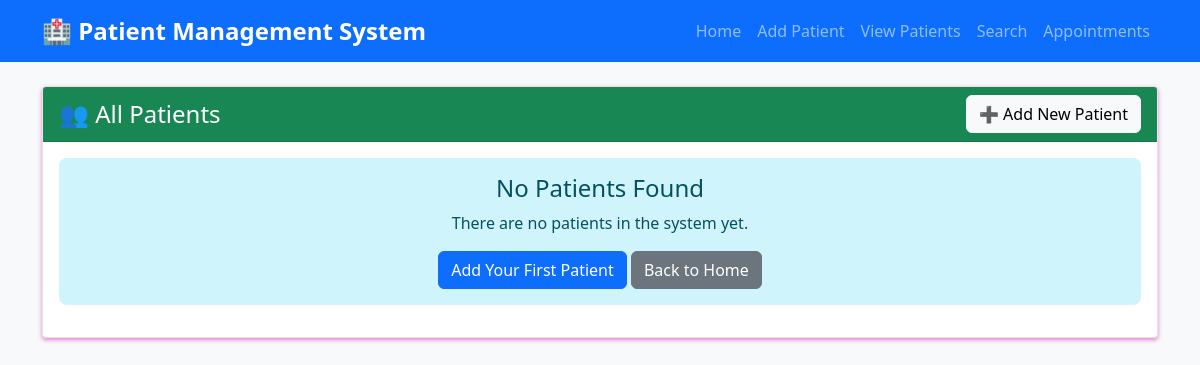
/view_patients, run on an earlier commit of the app's database.
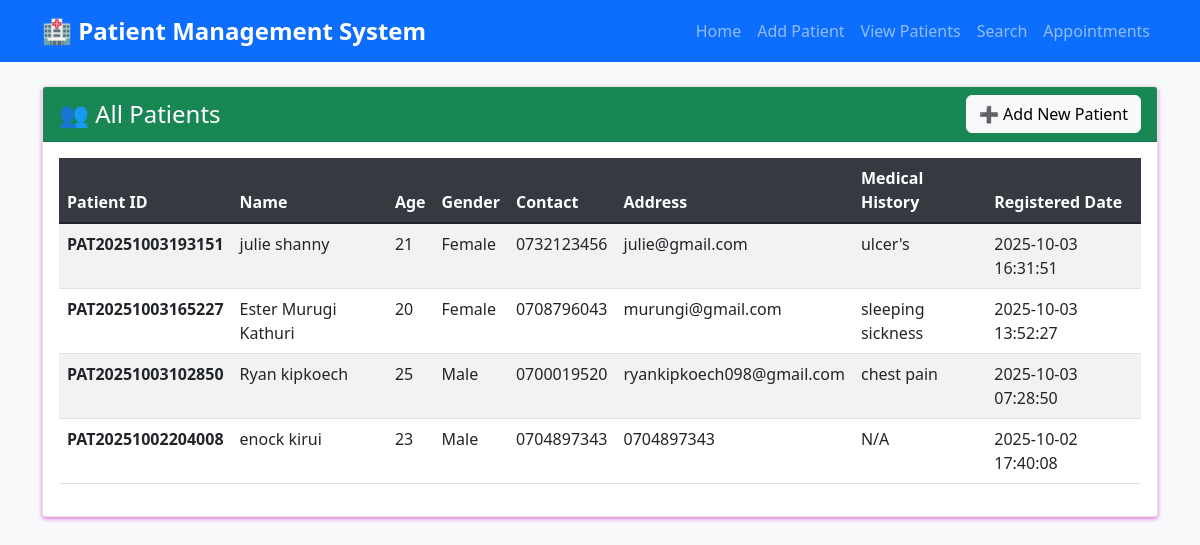
And on a later commit of the database.
### tables this page shows
CREATE TABLE patients (
                id INTEGER PRIMARY KEY AUTOINCREMENT,
                patient_id TEXT UNIQUE NOT NULL,
                name TEXT NOT NULL,
                age INTEGER NOT NULL,
                gender TEXT NOT NULL,
                contact TEXT,
                address TEXT,
                medical_history TEXT,
                created_at TIMESTAMP DEFAULT CURRENT_TIMESTAMP
            );

### app.py (the view)
@app.route('/view_patients')
def view_patients():
    patients = patient_manager.get_all_patients()
    return render_template('view_patients.html', patients=patients)

### database.py (called while the page is built)
    def get_connection(self):
        return sqlite3.connect(self.db_name, check_same_thread=False)

    def fetch_all(self, query, params=()):
        conn = self.get_connection()
        cursor = conn.cursor()
        cursor.execute(query, params)
        results = cursor.fetchall()
        conn.close()
        return results

### patient_manager.py (called while the page is built)
    def get_all_patients(self):
        query = "SELECT * FROM patients ORDER BY created_at DESC"
        return self.db.fetch_all(query)

### templates/view_patients.html (shortened to what this page needs)
{% extends "base.html" %}
{% block content %}
<div class="row">
    <div class="col-md-12">
        <div class="card">
            <div class="card-header bg-success text-white d-flex justify-content-between align-items-center">
                <h4 class="mb-0">👥 All Patients</h4>
                <a href="{{ url_for('add_patient') }}" class="btn btn-light">➕ Add New Patient</a>
            </div>
            <div class="card-body">
                {% if patients %}
                <div class="table-responsive">
                    <table class="table table-striped table-hover">
                        <thead class="table-dark">
                            <tr>
                                <th>Patient ID</th>
                                <th>Name</th>
                                <th>Age</th>
                                <th>Gender</th>
                                <th>Contact</th>
                                <th>Address</th>
                                <th>Medical History</th>
                                <th>Registered Date</th>
                            </tr>
                        </thead>
                        <tbody>
                            {% for patient in patients %}
                            <tr>
                                <td><strong>{{ patient[1] }}</strong></td>
                                <td>{{ patient[2] }}</td>
                                <td>{{ patient[3] }}</td>
                                <td>{{ patient[4] }}</td>
                                <td>{{ patient[5] or 'N/A' }}</td>
                                <td>{{ patient[6] or 'N/A' }}</td>
                                <td>{{ patient[7] or 'N/A' }}</td>
                                <td>{{ patient[8] }}</td>
                            </tr>
                            {% endfor %}
                        </tbody>
                    </table>
                </div>
                {% else %}
                <div class="alert alert-info text-center">
                    <h4>No Patients Found</h4>
                    <p>There are no patients in the system yet.</p>
                    <a href="{{ url_for('add_patient') }}" class="btn btn-primary">Add Your First Patient</a>
                    <a href="{{ url_for('index') }}" class="btn btn-secondary">Back to Home</a>
                </div>
                {% endif %}
            </div>
        </div>
    </div>
</div>
{% endblock %}

What changed in the data, as far as the page shows it:
added patients: patient "PAT20251003193151", name "julie shanny", age "21", gender "Female", contact "0732123456", address "julie@gmail.com", medical_history "ulcer's", created_at "2025-10-03 16:31:51"
added patients: patient "PAT20251003165227", name "Ester Murugi Kathuri", age "20", gender "Female", contact "0708796043", address "murungi@gmail.com", medical_history "sleeping sickness", created_at "2025-10-03 13:52:27"
added patients: patient "PAT20251003102850", name "Ryan kipkoech", age "25", gender "Male", contact "0700019520", address "ryankipkoech098@gmail.com", medical_history "chest pain", created_at "2025-10-03 07:28:50"
added patients: patient "PAT20251002204008", name "enock kirui", age "23", gender "Male", contact "0704897343", address "0704897343", medical_history "N/A", created_at "2025-10-02 17:40:08"
Also different on the page:
text no longer shown: "No Patients Found There are no patients in the system yet. Add Your First Patient Back to Home"
text now shown: "Patient ID Name Age Gender Contact Address Medical History Registered Date"
